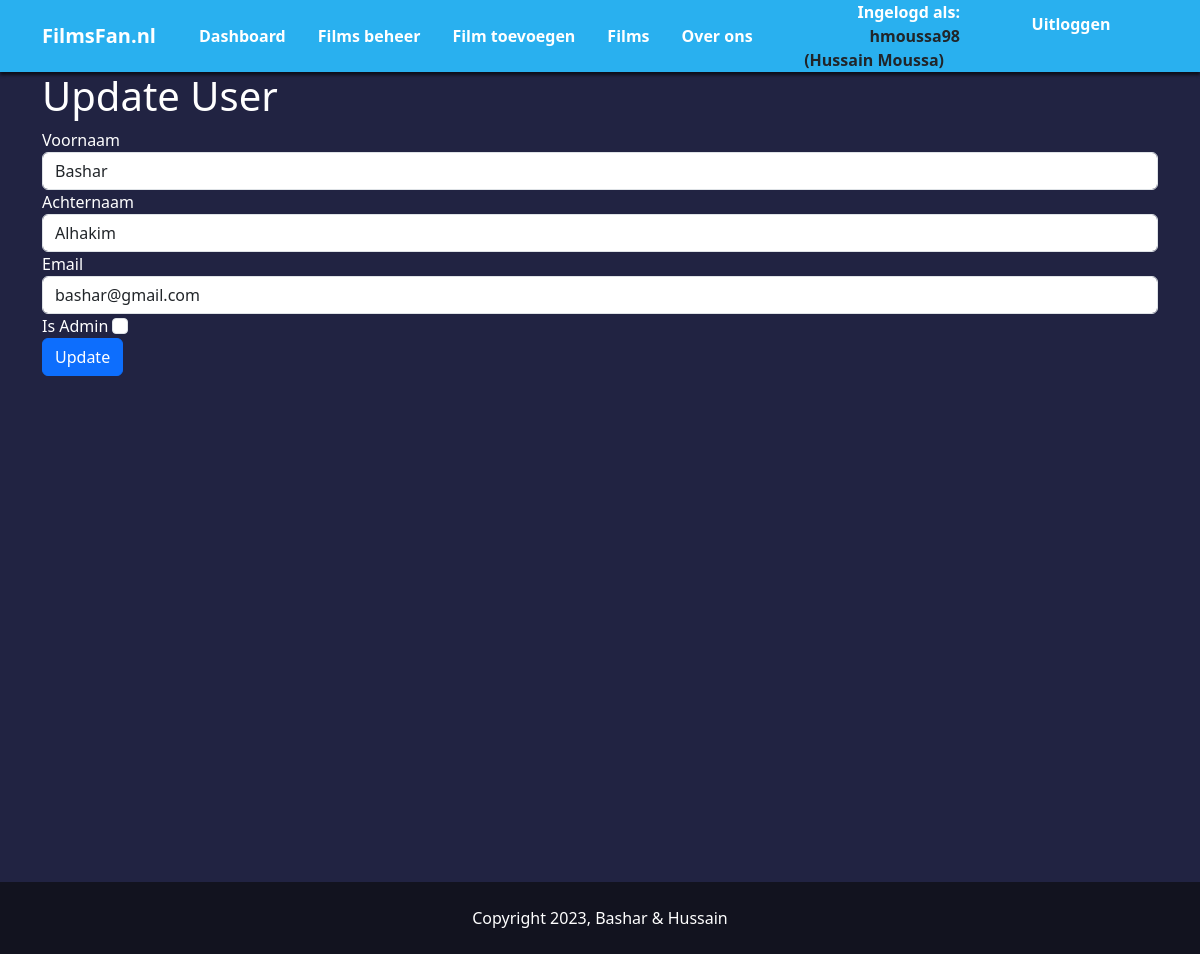
/user/users/update/6 (signed in), run on an earlier commit of the app's database.
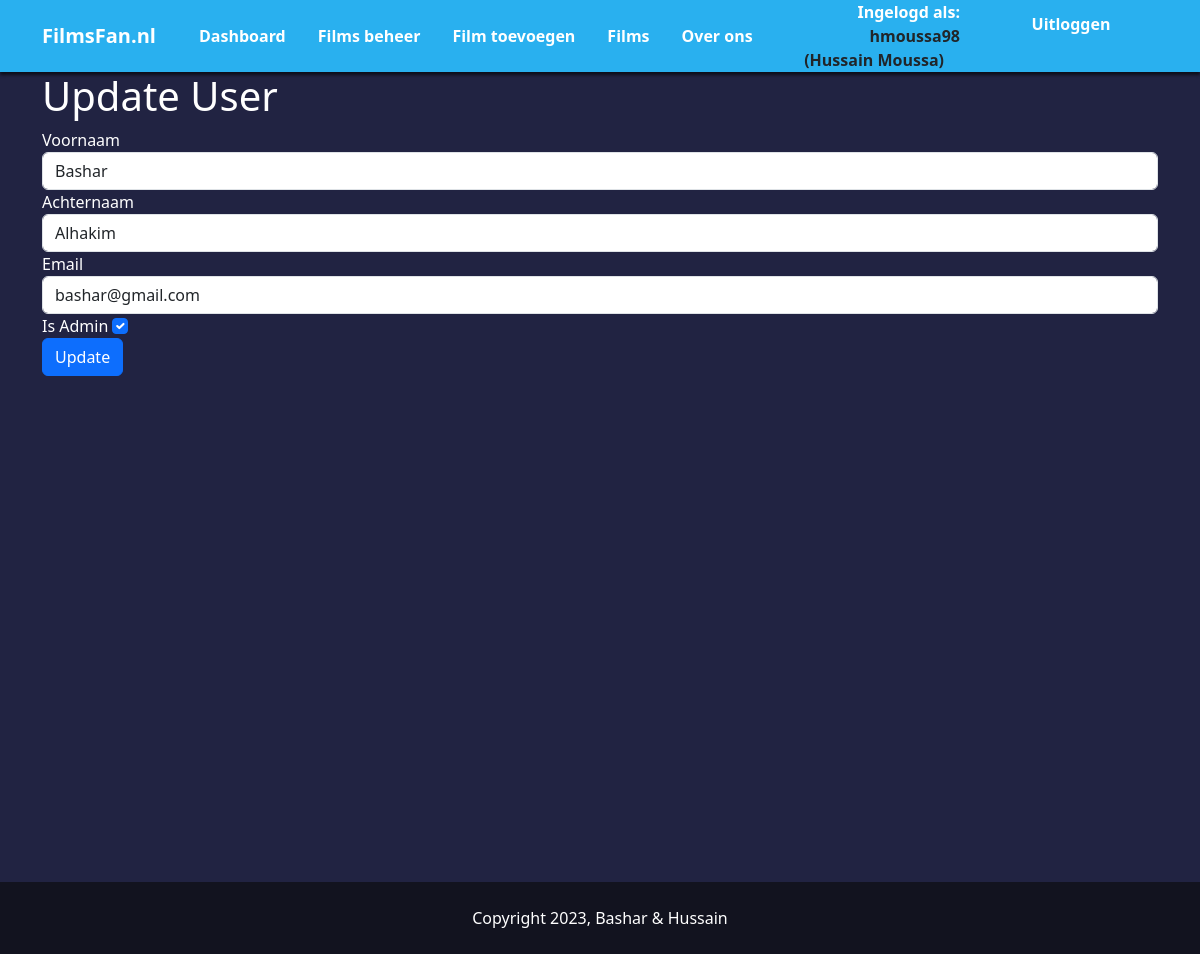
And on a later commit of the database.
### flaskMovies/models.py (models this page shows, shortened)
class User(db.Model, UserMixin):
    __tablename__ = 'users'
    id = db.Column(db.Integer, primary_key = True)
    firstname = db.Column(db.String(64))
    lastname = db.Column(db.String(64))
    email = db.Column(db.String(64), unique=True, index=True)
    username = db.Column(db.String(64), unique=True, index=True)
    is_admin = db.Column(db.Boolean, default=False)
    password_hash = db.Column(db.String(128))

### flaskMovies/user/views.py (the view)
@user_blueprint.route('/users/update/<int:user_id>', methods=['GET', 'POST'])
@login_required
@admin_required
def update_user(user_id):
    user = User.query.get(user_id)
    form = UpdateUserForm(obj=user)
    if form.validate_on_submit():
        form.populate_obj(user)
        db.session.commit()
        flash('User updated successfully', 'success')
        return redirect(url_for('user.dashboard'))
    return render_template('update_user.html', form=form)

### flaskMovies/user/forms.py
class UpdateUserForm(FlaskForm):
    firstname = StringField('Voornaam', validators=[DataRequired()])
    lastname = StringField('Achternaam', validators=[DataRequired()])
    email = StringField('Email', validators=[DataRequired(), Email()])
    is_admin = BooleanField('Is Admin')
    submit = SubmitField('Bijwerken')

### flaskMovies/models.py (called while the page is built)
@login_manager.user_loader
def load_user(user_id):
    return User.query.get(user_id)

### flaskMovies/user/views.py (called while the page is built)
def admin_required(func):
    @wraps(func)
    def decorated_view(*args, **kwargs):
        if not current_user.is_admin:
            return redirect('/')
        return func(*args, **kwargs)
    return decorated_view

### flaskMovies/user/templates/update_user.html (shortened to what this page needs)
{% extends "base.html" %}
{% block contents %}
    <h1>Update User</h1>
    <form method="post">
        <div class="form-group">
            {{ form.firstname.label(class="form-control-label") }}
            {{ form.firstname(class="form-control") }}
        </div>
        <div class="form-group">
            {{ form.lastname.label(class="form-control-label") }}
            {{ form.lastname(class="form-control") }}
        </div>
        <div class="form-group">
            {{ form.email.label(class="form-control-label") }}
            {{ form.email(class="form-control") }}
        </div>
        <div class="form-group">
            {{ form.is_admin.label(class="form-check-label") }}
            {{ form.is_admin(class="form-check-input") }}
        </div>
        <button type="submit" class="btn btn-primary">Update</button>
    </form>
{% endblock %}

What changed in the data, as far as the page shows it:
changed User "Bashar": is_admin "☐" → "☑"
